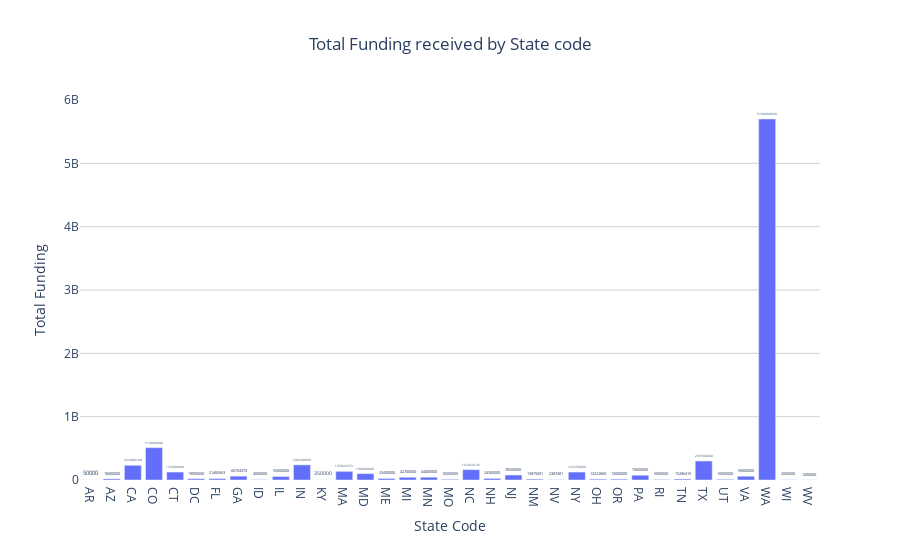

The notebook cell saved with this chart:
### Code cell
df_grouped_state_code = data.groupby("state_code", as_index=False)["funding_total_usd"].max()

pltbar(
    col1=df_grouped_state_code["state_code"], 
    col2=df_grouped_state_code["funding_total_usd"], 
    title="Total Funding received by State code", 
    xlabel="State Code", 
    ylabel="Total Funding"
)

### Figure 1 — Plotly figure (JSON) as saved in the notebook; plotly's stock layout.template omitted (floating-point values rounded to 4 significant figures)
{"data": [{"alignmentgroup": "True", "hovertemplate": "State Code=%{x}<br>Total Funding=%{text}<extra></extra>", "legendgroup": "", "marker": {"color": "#636efa", "pattern": {"shape": ""}}, "name": "", "offsetgroup": "", "orientation": "v", "showlegend": false, "text": [50000, 18000000, 232000100, 510000000, 125000000, 19900000, 21460663, 60704370, 4000000, 55000000, 238209999, 350000, 135826373, 100000000, 23400000, 42700000, 44000000, 10000000, 162264126, 24300000, 78500000, 13875001, 2387481, 125250000, 13222860, 13000000, 75000000, 5800000, 15286415, 299500000, 10000000, 59000000, 5700000000, 2000000, 1000000], "textposition": "outside", "type": "bar", "x": ["AR", "AZ", "CA", "CO", "CT", "DC", "FL", "GA", "ID", "IL", "IN", "KY", "MA", "MD", "ME", "MI", "MN", "MO", "NC", "NH", "NJ", "NM", "NV", "NY", "OH", "OR", "PA", "RI", "TN", "TX", "UT", "VA", "WA", "WI", "WV"], "xaxis": "x", "y": [50000, 18000000, 232000100, 510000000, 125000000, 19900000, 21460663, 60704370, 4000000, 55000000, 238209999, 350000, 135826373, 100000000, 23400000, 42700000, 44000000, 10000000, 162264126, 24300000, 78500000, 13875001, 2387481, 125250000, 13222860, 13000000, 75000000, 5800000, 15286415, 299500000, 10000000, 59000000, 5700000000, 2000000, 1000000], "yaxis": "y"}], "layout": {"barmode": "relative", "legend": {"tracegroupgap": 0}, "plot_bgcolor": "white", "title": {"text": "Total Funding received by State code", "x": 0.5}, "xaxis": {"anchor": "y", "domain": [0, 1], "title": {"text": "State Code"}}, "yaxis": {"anchor": "x", "domain": [0, 1], "gridcolor": "lightgray", "showgrid": true, "title": {"text": "Total Funding"}}}}
